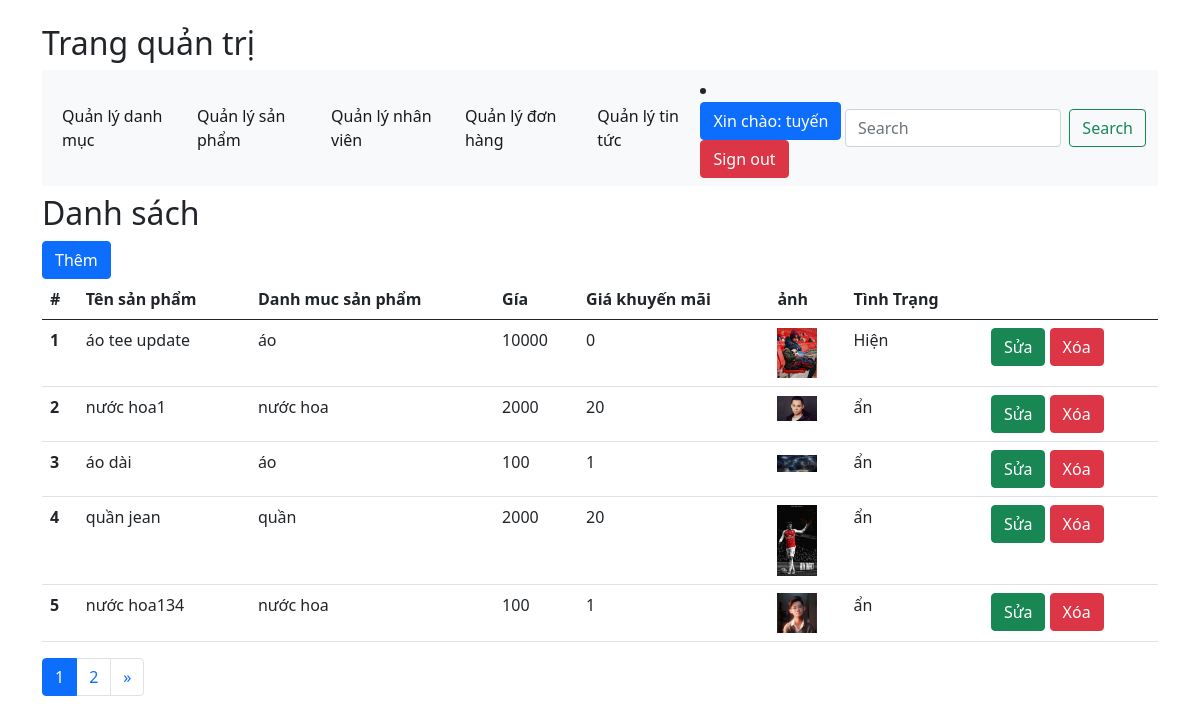
Page /Admin/Product/indexProduct.php (signed in) on the committed database.
### tables this page shows
CREATE TABLE `product` (
  `id` int(11) NOT NULL,
  `name` varchar(50) NOT NULL,
  `slug` varchar(255) NOT NULL,
  `price` float NOT NULL,
  `sale_price` float DEFAULT NULL,
  `image` varchar(100) NOT NULL,
  `status` tinyint(4) NOT NULL DEFAULT 1,
  `dess` text NOT NULL,
  `id_category` int(11) NOT NULL
);

CREATE TABLE `category` (
  `id` int(11) NOT NULL,
  `name` varchar(50) NOT NULL,
  `slug` varchar(255) NOT NULL,
  `status` tinyint(4) NOT NULL DEFAULT 1
);

### Admin/Product/indexProduct.php (the view, shortened to what this page needs)
<?php
include '../header.php';
$product = mysqli_query($conn, "SELECT product.*,
category.name AS 'cate_pro_name' FROM product JOIN category
ON product.id_category=category.id");
$total = mysqli_num_rows($product);
$limit = 5;
$page  = ceil($total / $limit);
$cr_page = (isset($_GET['page']) ? $_GET['page'] : 1);
$start = ($cr_page - 1) * $limit;
$product = mysqli_query($conn, "SELECT product.*,
category.name AS 'cate_pro_name' FROM product JOIN category
ON product.id_category=category.id LIMIT $start,$limit");
?>
<div class="container mt-2">
    <h2>Danh sách</h2>
    <a class="btn btn-primary" href="addProduct.php">Thêm</a>
    <table class="table">
        <thead>
            <tr>
                <th scope="col">#</th>
                <th scope="col">Tên sản phẩm</th>
                <th scope="col">Danh muc sản phẩm</th>
                <th scope="col">Gía</th>
                <th scope="col">Giá khuyến mãi</th>
                <th scope="col">ảnh</th>
                <th scope="col">Tình Trạng</th>
                <th scope="col"></th>
            </tr>
        </thead>
        <tbody>
            <?php foreach ($product as $key => $value) : ?>
                <tr>
                    <th scope="row"><?php echo $key + 1   ?></th>
                    <td><?php echo $value['name']   ?></td>
                    <td><?php echo $value['cate_pro_name']   ?></td>
                    <td><?php echo $value['price']   ?></td>
                    <td><?php echo $value['sale_price']   ?></td>
                    <td><img src="uploads/<?php echo $value['image']   ?>" alt="" width="40px"></td>
                    <td><?php echo (($value['status'] == 1) ? 'Hiện' : 'ẩn') ?></td>
                    <td>
                        <a href="editProduct.php?id=<?php echo $value['id'] ?>"><span class="btn btn-success">Sửa</span></a>
                        <a onclick="return confirm('Bạn có muốn xóa không ?')" href="deleteProduct.php?id=<?php echo $value['id'] ?>"><span class="btn btn-danger">Xóa</span></a>
                    </td>
                </tr>
            <?php endforeach  ?>
        </tbody>
    </table>
    <nav aria-label="Page navigation example">
        <ul class="pagination">
            <?php for ($i = 1; $i <= $page; $i++) { ?>
                <li class="<?php echo (($cr_page == $i) ? 'active' : '') ?> page-item">
                    <a class="page-link" href="indexProduct.php?page=<?php echo $i ?>"><?php echo $i ?></a>
                </li>
            <?php } ?>
            <?php if ($cr_page + 1 <= $page) { ?>
                <li class="page-item"><a class="page-link" href="indexProduct.php?page=<?php echo $cr_page + 1 ?>">&raquo;</a>
                </li>
            <?php } ?>
        </ul>
    </nav>
</div>
<?php include '../footer.php';   ?>

### Admin/header.php (shortened to what this page needs)
<?php
if (isset($_SESSION['admin'])) {
    $admin = $_SESSION['admin'];
} else {
    header('location: login.php');
}
?>
<!doctype html>
<html lang="en">
<head>
    <link href="https://cdn.jsdelivr.net/npm/bootstrap@5.0.2/dist/css/bootstrap.min.css" rel="stylesheet">
</head>
<body>
    <div class="container mt-4">
        <h2>Trang quản trị</h2>
        <nav class="navbar navbar-expand-lg navbar-light bg-light">
            <div class="container-fluid">
                <div class="collapse navbar-collapse" id="navbarSupportedContent">
                    <ul class="navbar-nav me-auto mb-2 mb-lg-0">
                        <li class="nav-item">
                            <a class="nav-link active" aria-current="page" href="http://localhost/cui_code/admin/category/indexcategory.php">Quản lý danh mục</a>
                        </li>
                        <li class="nav-item">
                            <a class="nav-link active" href="http://localhost/cui_code/admin/product/indexproduct.php">Quản lý sản phẩm</a>
                        </li>
                        <li class="nav-item">
                            <a class="nav-link active" href="">Quản lý nhân viên</a>
                        </li>
                        <li class="nav-item">
                            <a class="nav-link active" href="http://localhost/cui_code/admin/order.php">Quản lý đơn hàng</a>
                        </li>
                        <li class="nav-item" >
                            <a class="nav-link active" href="">Quản lý tin tức</a>
                        </li>
                    </ul>
                    <li class="dropdown user user-menu">
                            <span class="btn btn-primary">Xin chào: <?php echo $admin['name'] ?></span>
                        <div class="pull-right">
                            <a href="http://localhost/cui_code/admin/logout.php" class="btn btn-danger">Sign out</a>
                        </div>
                    </li>
                    <form class="d-flex">
                        <input class="form-control me-2" type="search" placeholder="Search" aria-label="Search">
                        <button class="btn btn-outline-success" type="submit">Search</button>
                    </form>
                </div>
            </div>
        </nav>
    </div>

### Admin/footer.php (shortened to what this page needs)
</body>
</html>

### rows in the picture
product: name "áo tee update", id_category.name "áo", price "10000", sale_price "0", image (picture), status "Hiện"
product: name "nước hoa1", id_category.name "nước hoa", price "2000", sale_price "20", image (picture), status "ẩn"
product: name "áo dài", id_category.name "áo", price "100", sale_price "1", image (picture), status "ẩn"
product: name "quần jean", id_category.name "quần", price "2000", sale_price "20", image (picture), status "ẩn"
product: name "nước hoa134", id_category.name "nước hoa", price "100", sale_price "1", image (picture), status "ẩn"

### other values in the picture
$admin['name'] "tuyến"
